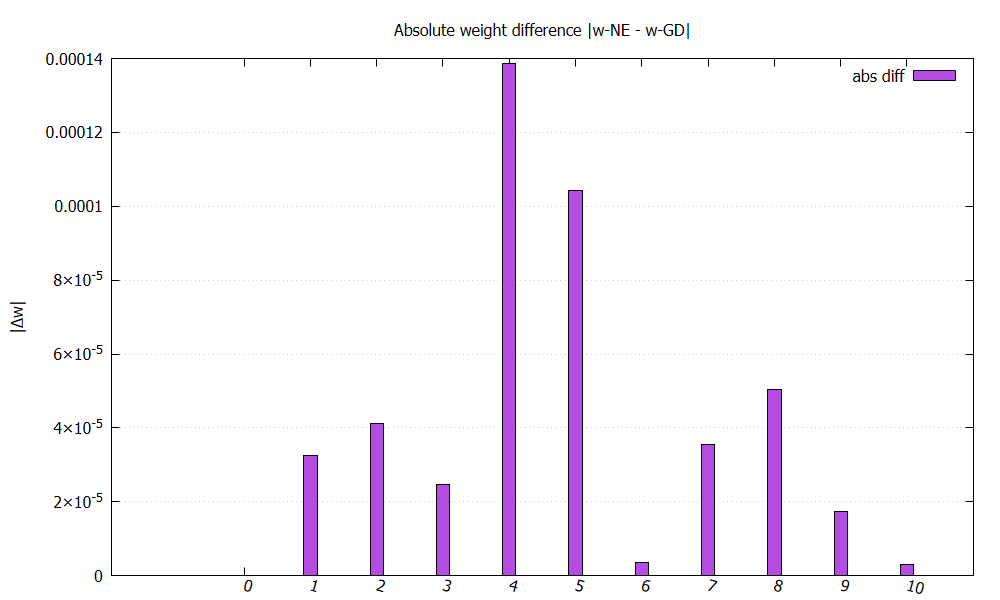

Reproduce this figure in gnuplot.
set datafile separator ','
set terminal pngcairo size 1000,600
set output 'results/weights_absdiff.png'
set title 'Absolute weight difference |w-NE - w-GD|'
set ylabel '|Δw|'
set style data histograms
set style fill solid 0.7 border -1
set boxwidth 0.6
set grid ytics
set xtics rotate by -15
plot 'results/weights_absdiff.csv' using 2:xtic(1) title 'abs diff'
